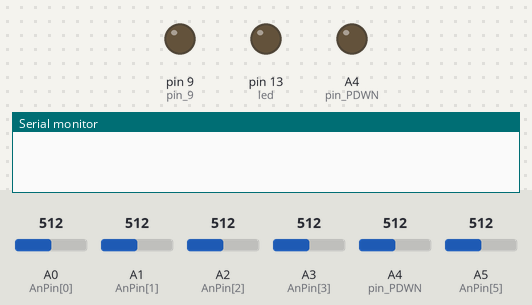
Recording of a sketch running on a simulated Arduino Uno, built with avr-gcc and run on an emulated ATmega328P. Shown: output pins drawn as LEDs (lit = HIGH), the last lines printed to the serial monitor. The inputs (shaded band) are chosen by the test bench; at power-on: A1 (AnPin[1]) = 512, A0 (AnPin[0]) = 512, A2 (AnPin[2]) = 512, A3 (AnPin[3]) = 512, A4 (pin_PDWN) = 512, A5 (AnPin[5]) = 512.

Above: at 1.2 s.
1.3 s: A1 (AnPin[1]) set to 534
At 2.5 s:
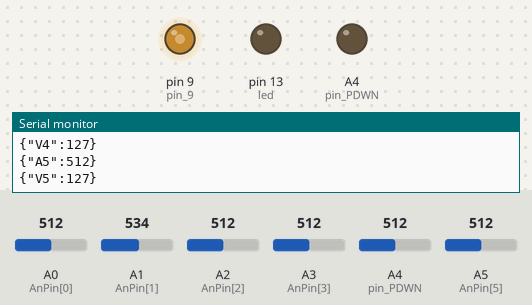
2.8 s: A0 (AnPin[0]) set to 716
At 4.0 s:
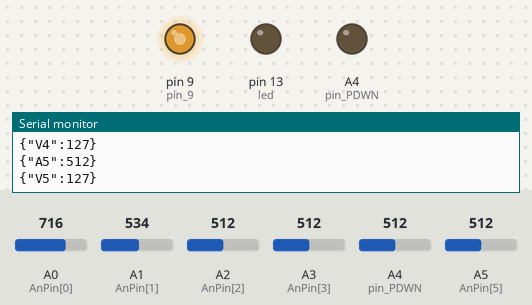
4.3 s: A0 (AnPin[0]) set to 992
At 4.7 s:
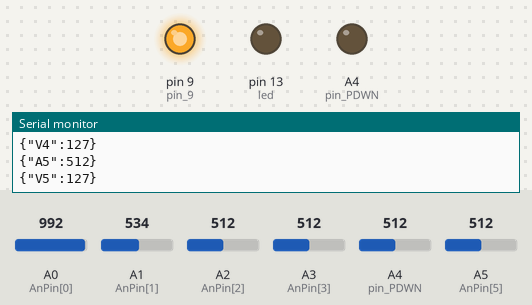
5.8 s: A0 (AnPin[0]) set to 118
At 6.5 s:
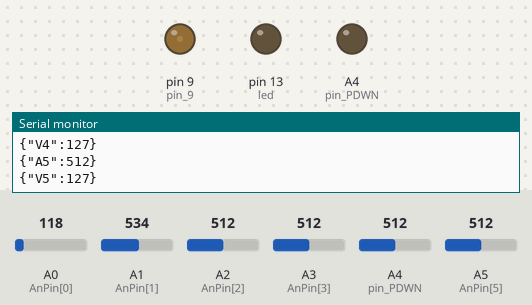
7.3 s: A1 (AnPin[1]) set to 306
At 8.5 s:
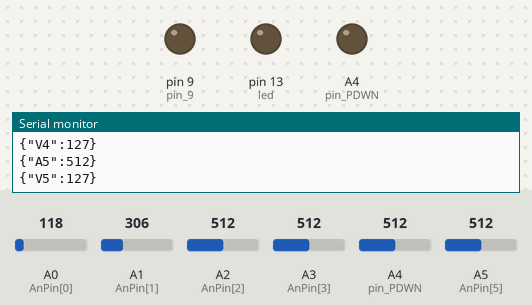
8.8 s: A1 (AnPin[1]) set to 716
At 9.3 s:
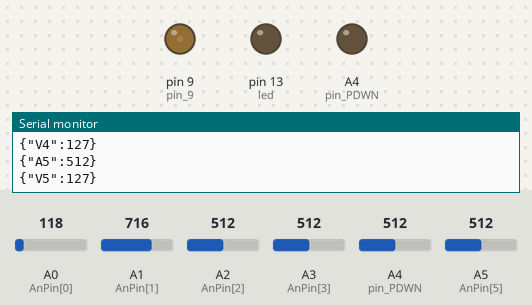
Timing chart, 0 to 11.3 s (numbered marks = the images above; inputs shaded):
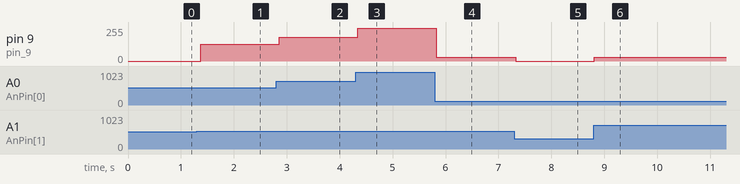

Measured:
- the behaviour switches between 517 and 518 on A1 (AnPin[1]) (found by bisection; images 0 and 1)
- after the input at 1.3 s, pin 9 (pin_9): 0/255 → 127/255 after 0.08 s
- after the input at 2.8 s, pin 9 (pin_9): 127/255 → 178/255 after 0.06 s
- after the input at 4.3 s, pin 9 (pin_9): 178/255 → 247/255 at once
- after the input at 5.8 s, pin 9 (pin_9): 247/255 → 29/255 at once
- after the input at 7.3 s, pin 9 (pin_9): 29/255 → 0/255 at once
- after the input at 8.8 s, pin 9 (pin_9): 0/255 → 29/255 at once

The sketch:

CLI.ino
```cpp
/*
  CLI DECODER.

  Monitor the phone line and decode CLI information on incoming calls.
  Send decoded CLI information to RPi for subsequent handling.

  to be completed

*/

// PIN ASSIGNMENTS
// Analog Pins as an array, so they can be accessed in a loop
static const uint8_t AnPin[] = {A0, A1, A2, A3, A4, A5};
static const String AnPinName[] = {"A0", "A1", "A2", "A3", "A4", "A5"};
static const String AnValName[] = {"V0", "V1", "V2", "V3", "V4", "V5"};


const int pin_CLI = A1;    // HT9032 data pin (Vout)
const int pin_A2 = A2;
const int pin_RING = A3;   // HT9032/ring sense
const int pin_PDWN = A4;   // HT9032/PDWN
const int pin_A5 = A5;

const int pin_0 = 0;
const int pin_1 = 1;
const int pin_2 = 2;
const int pin_3 = 3;
const int pin_4 = 4;
const int pin_5 = 5;
const int pin_6 = 6;
const int pin_7 = 7;
const int pin_8 = 8;
const int pin_9 = 9;
const int pin_10 = 10;
const int pin_LED = 11;    // visual indicator incoming call
const int pin_12 = 12;
const int pin_13 = 13;

// array containing analog pin values
int AnVal[] = {0,0,0,0,0,0};  // A0..A5
int outVal[] = {0,0,0,0,0,0}; // mapped equivalents

int outputValue = 0;        // value output to the PWM (analog out)

// INCLUDES
#include <TimerOne.h>
#include <SoftwareSerial.h>
SoftwareSerial mySerial(A1,A2);

// CONSTANTS
const int timeOut = 1000;
const int maxCIDs = 20;

// VARS
int t_now;
int t_prev;
int CIDpointer = 0;
int CIDpointerPrev = -1;
int nextCIDindex = 0;

struct callerInfo {
  String callerID;
  String timestamp;
  String month;
  byte day;
  byte hour;
  byte minute;
};

callerInfo callList[maxCIDs];

// TEST CODE (to be deleted)
char dataString[50] = {0};
int a=0;
int led=13;

void setup() {
  Serial.begin(9600);
  pinMode(led, OUTPUT);
  pinMode(pin_PDWN, OUTPUT);
  // set the data rate for serial comms to HT9032
  mySerial.begin(1200);
}

void loop() {
  // select only one loop ...
  testLoop1();
  //testLoop2();
  //CLIloop();
}

void testLoop1() {
  // monitor an analog input to vary the brightness of an LED
  // send parameters to the serial port in JSON format (single line) for the RPi to read

  // read all analog pins
  // note AN0 is connected to a pot
  for (int i=0; i<=5; i++) {
    AnVal[i] = analogRead(AnPin[i]);
  }

  // continually read An pins for a second
  for (int i=0; i <=20; i++) {
    for (int j=0; j<=5; j++) {
      AnVal[j] = analogRead(AnPin[j]);
      outVal[j] = map(AnVal[j], 0, 1023, 0, 255);
      if (outVal[1] > 128) {
        analogWrite(pin_9, outVal[0]);
      } else {
        analogWrite(pin_9, 0);
      }
      //outputValue = map(AnVal[1], 0, 1023, 0, 255);
      //analogWrite(pin_9, outputValue);
      delay(10);
    }
  }

  // once a second send the values to the serial port, in JSON form
  for (int i=0; i<=5; i++) {
    Serial.println(formJSONpair(AnPinName[i],String(AnVal[i])));
    Serial.println(formJSONpair(AnValName[i],String(outVal[i])));
  }
//  Serial.println(formJSONpair("V1",String(outputValue)));
}

String formJSONpair(String n, String v) {
  // given n and v, return {"n":v}
  String s = String("{\""+n+"\":"+v+"}");
  return s;
}
String addJSONpair(String j, String n, String v) {
  // given j (of the form {...}), n and v, return {..., "n":v}
  // i.e. add another pair to an existing JSON object
  String s = j;
  int length = s.length();
  s[length-1] = ',';
  s = s+" \""+n+"\":"+v+"}\0";
  return s;
}

void testLoop2() {
}

void CLIloop() {
  char ringing;
  char serialChar;
  char ch;
  int countSieze;
  int messageType;
  int messageLength;
  int paramLength;
  int byteCounter;
  int paramType;
  boolean waiting;
  boolean channelSiezeDetected;
  String s;
  int i;

//  a = a+1;
//  Serial.println(a);
//  digitalWrite(led,HIGH);
//  delay(50);
//  digitalWrite(led,LOW);
//  delay(950);


  ringing = digitalRead(A3);
  if (ringing == 1) {
    // enable the HT9032 and look for the channel seize bit pattern
    digitalWrite(pin_LED, HIGH);
    digitalWrite(A4, LOW);
    t_now = millis();
    t_prev = t_now;
    countSieze = 0;
    waiting = true;
    channelSiezeDetected = false;
    // repeat this loop until either the channel seizure is detected
    // or a timeout occurs
    do {

      if (mySerial.available()) {
        serialChar = mySerial.read();
        if (serialChar == 'U') {
          countSieze += 1;
        }
      }

      if (countSieze == 30) {
        waiting = false;
        channelSiezeDetected = true;
      }

      t_now = millis();
      if ((t_now - t_prev) > 1600) {
        waiting = false;
      }

    } while (waiting);

    if (channelSiezeDetected) {
      messageLength = 0;
      // get first 2 bytes (message type, message length)
      while (!mySerial.available()) {}
      messageType = mySerial.read();
      while (!mySerial.available()) {}
      messageLength = mySerial.read();
      // get remaining bytes
      byteCounter = 0;
      waiting = true;
      do {
        // get parameter type & parameter length
        while (!mySerial.available()) {}
        paramType = mySerial.read();
        byteCounter += 1;
        while (!mySerial.available()) {}
        paramLength = mySerial.read();
        byteCounter += 1;

        // get parameter value/data
        for (int j = 1; j <= paramLength; j++) {
          while (!mySerial.available()) {}
          ch = mySerial.read();
          switch (paramType) {
            case 1:
              callList[nextCIDindex].timestamp += ch;
              break;
            case 2:
              callList[nextCIDindex].callerID += ch;
              break;
            case 4:
              switch (ch) {
                case 'P':
                  callList[nextCIDindex].callerID = "withheld";
                  break;
                case 'O':
                  callList[nextCIDindex].callerID = "unavailable";
                  break;
              }
              break;
          }
          byteCounter += 1;
        }
        if (byteCounter >= messageLength) {
          waiting = false;
        }
      } while (waiting);

      // send caller ID to RPi
      // TBC
      Serial.println(callList[nextCIDindex].callerID);

    }
    // end channelSiezeDetected

  }
  // end ringing


}
```
